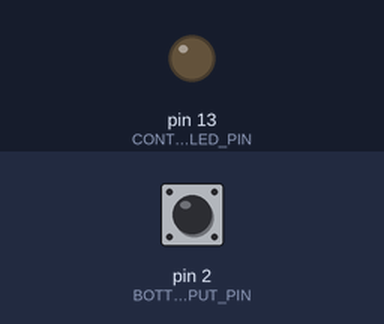
Bench run of a sketch on a simulated Arduino Uno, built with avr-gcc and run on an emulated ATmega328P. On the bench: output pins drawn as LEDs (lit = HIGH). The inputs (shaded band) are chosen by the test bench; at power-on: pin 2 (BOTTON_INPUT_PIN) LOW.

Above: at 1.2 s.
1.3 s: pin 2 (BOTTON_INPUT_PIN) pulled HIGH for 0.15 s
At 1.37 s:
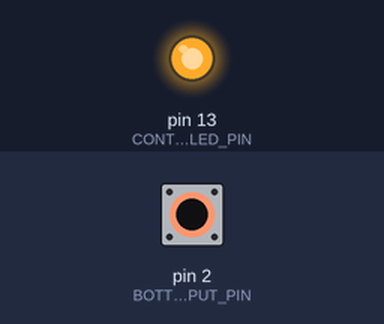
2.9 s: pin 2 (BOTTON_INPUT_PIN) pulled HIGH for 3.2 s
At 7.4 s:
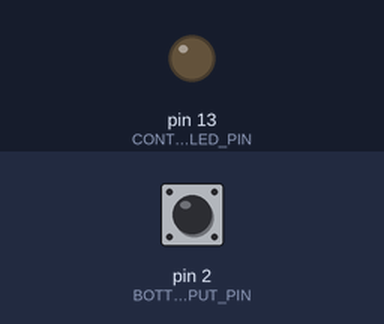
Timing chart, 0 to 8.9 s (numbered marks = the images above; inputs shaded):
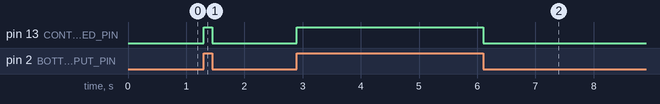

Measured:
- after the input at 1.3 s, pin 13 (CONTROLED_LED_PIN): LOW → HIGH at once, → LOW 0.15 s later
- after the input at 2.9 s, pin 13 (CONTROLED_LED_PIN): LOW → HIGH at once, → LOW 3.2 s later

The sketch:

BottonControledLED.ino
```cpp
#define CONTROLED_LED_PIN 13
#define BOTTON_INPUT_PIN 2
#define SENSE_DELAY 50

int presentBottonState = 0;
int lastBottonState = 0;

void setup()
{
  // Code that run only once to do the inital things
  pinMode(CONTROLED_LED_PIN, OUTPUT);                    // (These two) Init the pin-modes
  pinMode(BOTTON_INPUT_PIN, INPUT);

  digitalWrite(CONTROLED_LED_PIN, LOW);                  // Give the LED an inital state
}

void loop()
{
  // Code that run once and once again until the board is out of energy

  lastBottonState = presentBottonState;                 // Take a record of the LAST state of the botton,
                                                        // that use to tell when the botton is pushed down or freed up
  presentBottonState = digitalRead(BOTTON_INPUT_PIN);   // Read from botton pin

  switch (presentBottonState - lastBottonState)         // If the botton is pushed down, that result will be 1
  {                                                     // If the botton is freed up, that result will be -1
    case 1:                                             // If you do nothing, that will be 0...
      digitalWrite(CONTROLED_LED_PIN, HIGH);            // Handle the situation of pushing the botton
      break;
    case -1:
      digitalWrite(CONTROLED_LED_PIN, LOW);             // Handle the situation of freeing the botton
      break;
    case 0:
      break;                                            // Handle the situation of nothing hapened = =
    default:                                            // Handle the unexpected situation (...)
      break;
  }

  delay(SENSE_DELAY);
}
```
